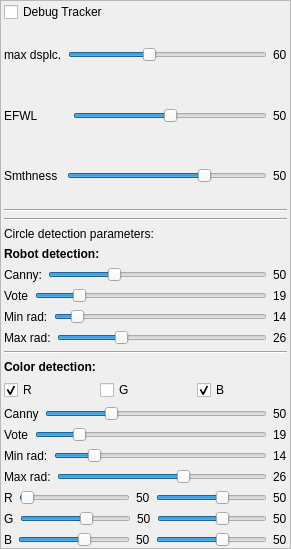
      <widget class="QFrame" name="frame_4">
       <property name="geometry">
        <rect>
         <x>10</x>
         <y>370</y>
         <width>291</width>
         <height>549</height>
        </rect>
       </property>
       <property name="frameShape">
        <enum>QFrame::StyledPanel</enum>
       </property>
       <property name="frameShadow">
        <enum>QFrame::Raised</enum>
       </property>
       <widget class="QWidget" name="verticalLayoutWidget_2">
        <property name="geometry">
         <rect>
          <x>4</x>
          <y>2</y>
          <width>283</width>
          <height>545</height>
         </rect>
        </property>
        <layout class="QVBoxLayout" name="verticalLayout_19">
         <item>
          <layout class="QHBoxLayout" name="horizontalLayout_10">
           <item>
            <widget class="QCheckBox" name="debug_tracker">
             <property name="text">
              <string>Debug Tracker</string>
             </property>
             <property name="checked">
              <bool>false</bool>
             </property>
            </widget>
           </item>
          </layout>
         </item>
         <item>
          <layout class="QGridLayout" name="gridLayout">
           <item row="0" column="0">
            <layout class="QHBoxLayout" name="horizontalLayout_4">
             <item>
              <widget class="QLabel" name="label_42">
               <property name="text">
                <string>max dsplc.</string>
               </property>
              </widget>
             </item>
             <item>
              <widget class="QSlider" name="maxDispl_slider">
               <property name="minimum">
                <number>0</number>
               </property>
               <property name="maximum">
                <number>300</number>
               </property>
               <property name="value">
                <number>120</number>
               </property>
               <property name="orientation">
                <enum>Qt::Horizontal</enum>
               </property>
              </widget>
             </item>
             <item>
              <widget class="QLabel" name="maxDispl_label">
               <property name="text">
                <string>60</string>
               </property>
              </widget>
             </item>
            </layout>
           </item>
           <item row="1" column="0">
            <layout class="QHBoxLayout" name="horizontalLayout_8">
             <item>
              <widget class="QLabel" name="label_43">
               <property name="text">
                <string>EFWL         </string>
               </property>
              </widget>
             </item>
             <item>
              <widget class="QSlider" name="EFWL_slider">
               <property name="minimum">
                <number>0</number>
               </property>
               <property name="maximum">
                <number>100</number>
               </property>
               <property name="value">
                <number>50</number>
               </property>
               <property name="orientation">
                <enum>Qt::Horizontal</enum>
               </property>
              </widget>
             </item>
             <item>
              <widget class="QLabel" name="EFWL_label">
               <property name="text">
                <string>50</string>
               </property>
              </widget>
             </item>
            </layout>
           </item>
           <item row="2" column="0">
            <layout class="QHBoxLayout" name="horizontalLayout_9">
             <item>
              <widget class="QLabel" name="label_50">
               <property name="text">
                <string>Smthness </string>
               </property>
              </widget>
             </item>
             <item>
              <widget class="QSlider" name="smoothnessFact_slider">
               <property name="minimum">
                <number>0</number>
               </property>
               <property name="maximum">
                <number>100</number>
               </property>
               <property name="value">
                <number>70</number>
               </property>
               <property name="orientation">
                <enum>Qt::Horizontal</enum>
               </property>
              </widget>
             </item>
             <item>
              <widget class="QLabel" name="smoothnessFact_label">
               <property name="text">
                <string>50</string>
               </property>
              </widget>
             </item>
            </layout>
           </item>
          </layout>
         </item>
         <item>
          <widget class="Line" name="line_19">
           <property name="styleSheet">
            <string notr="true"/>
           </property>
           <property name="orientation">
            <enum>Qt::Horizontal</enum>
           </property>
          </widget>
         </item>
         <item>
          <layout class="QVBoxLayout" name="verticalLayout_9">
           <item>
            <widget class="Line" name="line_16">
             <property name="orientation">
              <enum>Qt::Horizontal</enum>
             </property>
            </widget>
           </item>
           <item>
            <layout class="QVBoxLayout" name="verticalLayout_2">
             <item>
              <widget class="QLabel" name="label_17">
               <property name="sizePolicy">
                <sizepolicy hsizetype="Fixed" vsizetype="Fixed">
                 <horstretch>0</horstretch>
                 <verstretch>0</verstretch>
                </sizepolicy>
               </property>
               <property name="text">
                <string>Circle detection parameters:</string>
               </property>
              </widget>
             </item>
             <item>
              <widget class="QLabel" name="label_44">
               <property name="font">
                <font>
                 <bold>true</bold>
                </font>
               </property>
               <property name="text">
                <string>Robot detection:</string>
               </property>
              </widget>
             </item>
            </layout>
           </item>
           <item>
            <layout class="QVBoxLayout" name="verticalLayout">
             <item>
              <layout class="QHBoxLayout" name="horizontalLayout_12">
               <item>
                <widget class="QLabel" name="label_15">
                 <property name="text">
                  <string>Canny:</string>
                 </property>
                </widget>
               </item>
               <item>
                <widget class="QSlider" name="cannyThresh_slider">
                 <property name="minimum">
                  <number>5</number>
                 </property>
                 <property name="maximum">
                  <number>200</number>
                 </property>
                 <property name="value">
                  <number>61</number>
                 </property>
                 <property name="orientation">
                  <enum>Qt::Horizontal</enum>
                 </property>
                </widget>
               </item>
               <item>
                <widget class="QLabel" name="cannyThresh_label">
                 <property name="text">
                  <string>50</string>
                 </property>
                </widget>
               </item>
              </layout>
             </item>
             <item>
              <layout class="QHBoxLayout" name="horizontalLayout_13">
               <item>
                <widget class="QLabel" name="label_18">
                 <property name="text">
                  <string>Vote</string>
                 </property>
                </widget>
               </item>
               <item>
                <widget class="QSlider" name="houghAcc_slider">
                 <property name="minimum">
                  <number>1</number>
                 </property>
                 <property name="maximum">
                  <number>100</number>
                 </property>
                 <property name="value">
                  <number>18</number>
                 </property>
                 <property name="orientation">
                  <enum>Qt::Horizontal</enum>
                 </property>
                </widget>
               </item>
               <item>
                <widget class="QLabel" name="houghAcc_label">
                 <property name="text">
                  <string>19</string>
                 </property>
                </widget>
               </item>
              </layout>
             </item>
             <item>
              <layout class="QHBoxLayout" name="horizontalLayout_14">
               <item>
                <widget class="QLabel" name="label_16">
                 <property name="text">
                  <string>Min rad:</string>
                 </property>
                </widget>
               </item>
               <item>
                <widget class="QSlider" name="kbMin_slider">
                 <property name="minimum">
                  <number>1</number>
                 </property>
                 <property name="maximum">
                  <number>50</number>
                 </property>
                 <property name="value">
                  <number>5</number>
                 </property>
                 <property name="orientation">
                  <enum>Qt::Horizontal</enum>
                 </property>
                </widget>
               </item>
               <item>
                <widget class="QLabel" name="kbMin_label">
                 <property name="text">
                  <string>14</string>
                 </property>
                </widget>
               </item>
              </layout>
             </item>
             <item>
              <layout class="QHBoxLayout" name="horizontalLayout_15">
               <item>
                <widget class="QLabel" name="label_14">
                 <property name="text">
                  <string>Max rad:</string>
                 </property>
                </widget>
               </item>
               <item>
                <widget class="QSlider" name="kbMax_slider">
                 <property name="minimum">
                  <number>2</number>
                 </property>
                 <property name="maximum">
                  <number>50</number>
                 </property>
                 <property name="value">
                  <number>16</number>
                 </property>
                 <property name="orientation">
                  <enum>Qt::Horizontal</enum>
                 </property>
                </widget>
               </item>
               <item>
                <widget class="QLabel" name="kbMax_label">
                 <property name="text">
                  <string>26</string>
                 </property>
                </widget>
               </item>
              </layout>
             </item>
            </layout>
           </item>
           <item>
            <widget class="Line" name="line_18">
             <property name="styleSheet">
              <string notr="true"/>
             </property>
             <property name="orientation">
              <enum>Qt::Horizontal</enum>
             </property>
            </widget>
           </item>
           <item>
            <widget class="QLabel" name="label_45">
             <property name="sizePolicy">
              <sizepolicy hsizetype="Minimum" vsizetype="Minimum">
               <horstretch>0</horstretch>
               <verstretch>0</verstretch>
              </sizepolicy>
             </property>
             <property name="font">
              <font>
               <bold>true</bold>
              </font>
             </property>
             <property name="text">
              <string>Color detection:</string>
             </property>
            </widget>
           </item>
           <item>
            <layout class="QHBoxLayout" name="horizontalLayout_6">
             <item>
              <widget class="QCheckBox" name="red_checkBox">
               <property name="text">
                <string>R</string>
               </property>
               <property name="checked">
                <bool>true</bool>
               </property>
              </widget>
             </item>
             <item>
              <widget class="QCheckBox" name="green_checkBox">
               <property name="enabled">
                <bool>true</bool>
               </property>
               <property name="text">
                <string>G</string>
               </property>
               <property name="checked">
                <bool>false</bool>
               </property>
              </widget>
             </item>
             <item>
              <widget class="QCheckBox" name="blue_checkBox">
               <property name="text">
                <string>B</string>
               </property>
               <property name="checked">
                <bool>true</bool>
               </property>
              </widget>
             </item>
            </layout>
           </item>
           <item>
            <layout class="QVBoxLayout" name="verticalLayout_4">
             <item>
              <layout class="QHBoxLayout" name="horizontalLayout_18">
               <item>
                <widget class="QLabel" name="label_36">
                 <property name="text">
                  <string>Canny</string>
                 </property>
                </widget>
               </item>
               <item>
                <widget class="QSlider" name="cannyThreshLED_slider">
                 <property name="minimum">
                  <number>5</number>
                 </property>
                 <property name="maximum">
                  <number>200</number>
                 </property>
                 <property name="value">
                  <number>61</number>
                 </property>
                 <property name="orientation">
                  <enum>Qt::Horizontal</enum>
                 </property>
                </widget>
               </item>
               <item>
                <widget class="QLabel" name="cannyThreshLED_label">
                 <property name="text">
                  <string>50</string>
                 </property>
                </widget>
               </item>
              </layout>
             </item>
             <item>
              <layout class="QHBoxLayout" name="horizontalLayout_19">
               <item>
                <widget class="QLabel" name="label_37">
                 <property name="text">
                  <string>Vote</string>
                 </property>
                </widget>
               </item>
               <item>
                <widget class="QSlider" name="houghAccLED_slider">
                 <property name="minimum">
                  <number>1</number>
                 </property>
                 <property name="maximum">
                  <number>100</number>
                 </property>
                 <property name="value">
                  <number>18</number>
                 </property>
                 <property name="orientation">
                  <enum>Qt::Horizontal</enum>
                 </property>
                </widget>
               </item>
               <item>
                <widget class="QLabel" name="houghAccLED_label">
                 <property name="text">
                  <string>19</string>
                 </property>
                </widget>
               </item>
              </layout>
             </item>
             <item>
              <layout class="QHBoxLayout" name="horizontalLayout_20">
               <item>
                <widget class="QLabel" name="label_38">
                 <property name="text">
                  <string>Min rad:</string>
                 </property>
                </widget>
               </item>
               <item>
                <widget class="QSlider" name="kbMinLED_slider">
                 <property name="minimum">
                  <number>1</number>
                 </property>
                 <property name="maximum">
                  <number>25</number>
                 </property>
                 <property name="value">
                  <number>5</number>
                 </property>
                 <property name="orientation">
                  <enum>Qt::Horizontal</enum>
                 </property>
                </widget>
               </item>
               <item>
                <widget class="QLabel" name="kbMinLED_label">
                 <property name="text">
                  <string>14</string>
                 </property>
                </widget>
               </item>
              </layout>
             </item>
             <item>
              <layout class="QHBoxLayout" name="horizontalLayout_27">
               <item>
                <widget class="QLabel" name="label_39">
                 <property name="text">
                  <string>Max rad:</string>
                 </property>
                </widget>
               </item>
               <item>
                <widget class="QSlider" name="kbMaxLED_slider">
                 <property name="minimum">
                  <number>2</number>
                 </property>
                 <property name="maximum">
                  <number>25</number>
                 </property>
                 <property name="value">
                  <number>16</number>
                 </property>
                 <property name="orientation">
                  <enum>Qt::Horizontal</enum>
                 </property>
                </widget>
               </item>
               <item>
                <widget class="QLabel" name="kbMaxLED_label">
                 <property name="text">
                  <string>26</string>
                 </property>
                </widget>
               </item>
              </layout>
             </item>
            </layout>
           </item>
           <item>
            <layout class="QVBoxLayout" name="verticalLayout_8">
             <item>
              <layout class="QHBoxLayout" name="horizontalLayout">
               <item>
                <widget class="QLabel" name="label_46">
                 <property name="text">
                  <string>R</string>
                 </property>
                </widget>
               </item>
               <item>
                <widget class="QSlider" name="lowRLED_slider">
                 <property name="minimum">
                  <number>0</number>
                 </property>
                 <property name="maximum">
                  <number>100</number>
                 </property>
                 <property name="value">
                  <number>1</number>
                 </property>
                 <property name="orientation">
                  <enum>Qt::Horizontal</enum>
                 </property>
                </widget>
               </item>
               <item>
                <widget class="QLabel" name="lowRLED_label">
                 <property name="text">
                  <string>50</string>
                 </property>
                </widget>
               </item>
               <item>
                <widget class="QSlider" name="hiRLED_slider">
                 <property name="minimum">
                  <number>0</number>
                 </property>
                 <property name="maximum">
                  <number>100</number>
                 </property>
                 <property name="value">
                  <number>61</number>
                 </property>
                 <property name="orientation">
                  <enum>Qt::Horizontal</enum>
                 </property>
                </widget>
               </item>
               <item>
                <widget class="QLabel" name="hiRLED_label">
                 <property name="text">
                  <string>50</string>
                 </property>
                </widget>
               </item>
              </layout>
             </item>
             <item>
              <layout class="QHBoxLayout" name="horizontalLayout_2">
               <item>
                <widget class="QLabel" name="label_47">
                 <property name="text">
                  <string>G</string>
                 </property>
                </widget>
               </item>
               <item>
                <widget class="QSlider" name="lowGLED_slider">
                 <property name="minimum">
                  <number>0</number>
                 </property>
                 <property name="maximum">
                  <number>100</number>
                 </property>
                 <property name="value">
                  <number>61</number>
                 </property>
                 <property name="orientation">
                  <enum>Qt::Horizontal</enum>
                 </property>
                </widget>
               </item>
               <item>
                <widget class="QLabel" name="lowGLED_label">
                 <property name="text">
                  <string>50</string>
                 </property>
                </widget>
               </item>
               <item>
                <widget class="QSlider" name="hiGLED_slider">
                 <property name="minimum">
                  <number>0</number>
                 </property>
                 <property name="maximum">
                  <number>100</number>
                 </property>
                 <property name="value">
                  <number>61</number>
                 </property>
                 <property name="orientation">
                  <enum>Qt::Horizontal</enum>
                 </property>
                </widget>
               </item>
               <item>
                <widget class="QLabel" name="hiGLED_label">
                 <property name="text">
                  <string>50</string>
                 </property>
                </widget>
               </item>
              </layout>
             </item>
             <item>
              <layout class="QHBoxLayout" name="horizontalLayout_3">
               <item>
                <widget class="QLabel" name="label_48">
                 <property name="text">
                  <string>B</string>
                 </property>
                </widget>
               </item>
               <item>
                <widget class="QSlider" name="lowBLED_slider">
                 <property name="minimum">
                  <number>0</number>
                 </property>
                 <property name="maximum">
                  <number>100</number>
                 </property>
                 <property name="value">
                  <number>61</number>
                 </property>
                 <property name="orientation">
                  <enum>Qt::Horizontal</enum>
                 </property>
                </widget>
               </item>
               <item>
                <widget class="QLabel" name="lowBLED_label">
                 <property name="text">
                  <string>50</string>
                 </property>
                </widget>
               </item>
               <item>
                <widget class="QSlider" name="hiBLED_slider">
                 <property name="minimum">
                  <number>0</number>
                 </property>
                 <property name="maximum">
                  <number>100</number>
                 </property>
                 <property name="value">
                  <number>61</number>
                 </property>
                 <property name="orientation">
                  <enum>Qt::Horizontal</enum>
                 </property>
                </widget>
               </item>
               <item>
                <widget class="QLabel" name="hiBLED_label">
                 <property name="text">
                  <string>50</string>
                 </property>
                </widget>
               </item>
              </layout>
             </item>
            </layout>
           </item>
          </layout>
         </item>
        </layout>
       </widget>
      </widget>
